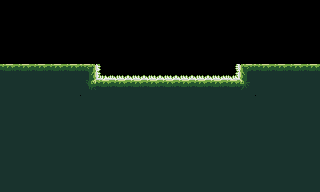

This game map was drawn from its Tiled (.tmx) file and the tilesets committed beside it. A one-line description and the full map source follow:
An orthogonal 20x12 tile map with 16x16 px tiles, 1 tile layer (Vrstva dlaždic 1) and 10 objects.

<map version="1.8" tiledversion="1.8.5" orientation="orthogonal" renderorder="right-down" width="20" height="12" tilewidth="16" tileheight="16" infinite="0" nextlayerid="6" nextobjectid="22">
 <tileset firstgid="1" source="../biom2.tsx" />
 <layer id="1" name="Vrstva dlaždic 1" width="20" height="12">
  <data encoding="csv">
0,0,0,0,0,0,0,0,0,0,0,0,0,0,0,0,0,0,0,0,
0,0,0,0,0,0,0,0,0,0,0,0,0,0,0,0,0,0,0,0,
0,0,0,0,0,0,0,0,0,0,0,0,0,0,0,0,0,0,0,0,
0,0,0,0,0,0,0,0,0,0,0,0,0,0,0,0,0,0,0,0,
5,5,5,5,5,6,13,14,14,14,14,14,14,14,15,4,5,5,5,5,
11,11,11,11,11,34,5,5,5,5,5,5,5,5,5,36,11,11,11,11,
11,11,11,11,11,11,11,11,11,11,11,11,11,11,11,11,11,11,11,11,
11,11,11,11,11,11,11,11,11,11,11,11,11,11,11,11,11,11,11,11,
11,11,11,11,11,11,11,11,11,11,11,11,11,11,11,11,11,11,11,11,
11,11,11,11,11,11,11,11,11,11,11,11,11,11,11,11,11,11,11,11,
11,11,11,11,11,11,11,11,11,11,11,11,11,11,11,11,11,11,11,11,
11,11,11,11,11,11,11,11,11,11,11,11,11,11,11,11,11,11,11,11
</data>
 </layer>
 <objectgroup id="2" name="kill">
  <object id="17" x="238.727" y="63.9091" width="1.18182" height="15.8182" />
  <object id="19" x="96.1818" y="64.3636" width="1.27273" height="15.6364" />
  <object id="20" x="98" y="77.8182" width="139.455" height="1.63636" />
 </objectgroup>
 <objectgroup id="3" name="Entry">
  <object id="10" x="0" y="32" width="16" height="32" />
 </objectgroup>
 <objectgroup id="4" name="cup">
  <object id="9" x="288" y="48" width="16" height="16" />
 </objectgroup>
 <objectgroup id="5" name="collision">
  <object id="2" x="0" y="64" width="80" height="16" />
  <object id="3" x="80" y="64" width="16" height="32" />
  <object id="5" x="240" y="64" width="16" height="32" />
  <object id="6" x="256" y="64" width="64" height="16" />
  <object id="18" x="96" y="80" width="144" height="16" />
 </objectgroup>
</map>